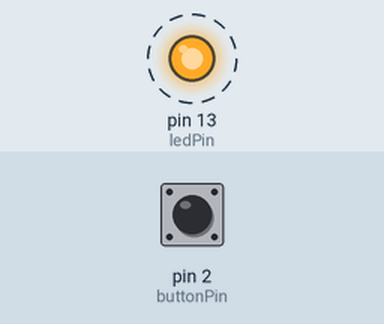
Bench run of a program on a simulated Arduino Uno, built with avr-gcc and run on an emulated ATmega328P. On the bench: output pins drawn as LEDs (lit = HIGH). Dashed ring = blinking. The test bench sets the inputs (shaded band); at power-on: pin 2 (buttonPin) HIGH.

Above: at 4.8 s.
4.9 s: pin 2 (buttonPin) pulled LOW for 2.35 s
At 5.9 s:
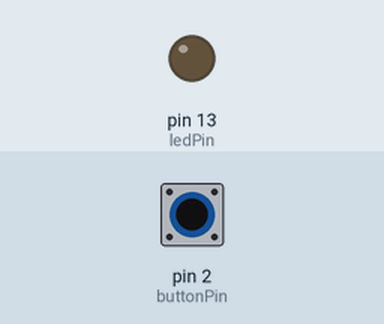
At 7.05 s:
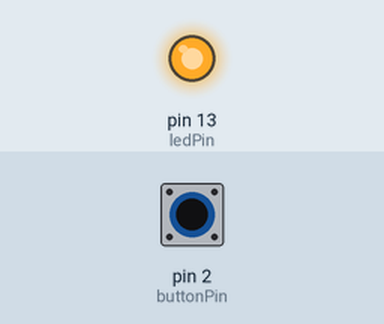
Timing chart, 0 to 14.7 s (numbered marks = the images above; inputs shaded):
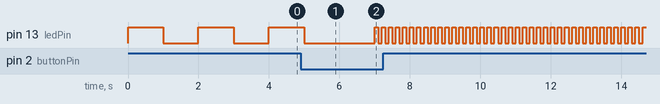

The program:

main.cpp
```cpp
#include <Arduino.h>

// Define pin numbers
const int ledPin = 13;   // Pin for the LED
const int buttonPin = 2; // Pin for the button

// Timing variables
int slowBlinkDelay = 1000;  // 1 second delay for slow blink (in milliseconds)
int fastBlinkDelay = 100;   // 0.1 second delay for fast blink (in milliseconds)

int currentDelay = slowBlinkDelay;  // Default delay is slow blink
int buttonState = 0;       // Variable for reading the button state
int lastButtonState = 0;   // Last button state to detect changes

void setup() {
  // Set LED pin as output
  pinMode(ledPin, OUTPUT);

  // Set button pin as input with pull-up resistor
  pinMode(buttonPin, INPUT_PULLUP);
}

void loop() {
  // Read the current button state
  buttonState = digitalRead(buttonPin);

  // Check if the button was pressed (buttonState goes LOW when pressed)
  if (buttonState == LOW && lastButtonState == HIGH) {
    // Toggle the blink speed
    if (currentDelay == slowBlinkDelay) {
      currentDelay = fastBlinkDelay;  // Switch to fast blink
    } else {
      currentDelay = slowBlinkDelay;  // Switch to slow blink
    }
    // Wait for button debounce (a short delay to avoid multiple toggles)
    delay(1000);
  }

  // Store the current button state for next loop iteration
  lastButtonState = buttonState;

  // Blink the LED with the current delay (slow or fast)
  digitalWrite(ledPin, HIGH);  // Turn the LED on
  delay(currentDelay);         // Wait for the appropriate time
  digitalWrite(ledPin, LOW);   // Turn the LED off
  delay(currentDelay);         // Wait for the appropriate time
}
```

practical_microcontroller_1.cpp
```cpp
#include <Arduino.h>

// Define pin numbers
const int ledPin = 13;   // Pin for the LED
const int buttonPin = 2; // Pin for the button

// Timing variables
int slowBlinkDelay = 1000;  // 1 second delay for slow blink (in milliseconds)
int fastBlinkDelay = 100;   // 0.1 second delay for fast blink (in milliseconds)

int currentDelay = slowBlinkDelay;  // Default delay is slow blink
int buttonState = 0;       // Variable for reading the button state
int lastButtonState = 0;   // Last button state to detect changes

void setup() {
  // Set LED pin as output
  pinMode(ledPin, OUTPUT);

  // Set button pin as input with pull-up resistor
  pinMode(buttonPin, INPUT_PULLUP);
}

void loop() {
  // Read the current button state
  buttonState = digitalRead(buttonPin);

  // Check if the button was pressed (buttonState goes LOW when pressed)
  if (buttonState == LOW && lastButtonState == HIGH) {
    // Toggle the blink speed
    if (currentDelay == slowBlinkDelay) {
      currentDelay = fastBlinkDelay;  // Switch to fast blink
    } else {
      currentDelay = slowBlinkDelay;  // Switch to slow blink
    }
    // Wait for button debounce (a short delay to avoid multiple toggles)
    delay(1000);
  }

  // Store the current button state for next loop iteration
  lastButtonState = buttonState;

  // Blink the LED with the current delay (slow or fast)
  digitalWrite(ledPin, HIGH);  // Turn the LED on
  delay(currentDelay);         // Wait for the appropriate time
  digitalWrite(ledPin, LOW);   // Turn the LED off
  delay(currentDelay);         // Wait for the appropriate time
}
```

Measured:
- by itself, pin 13 (ledPin): repeats every 0.20 s: HIGH 0.10 s, LOW 0.10 s
